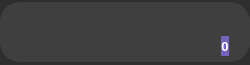
<?xml version="1.0" encoding="UTF-8"?>
<ui version="4.0">
 <class>Chat</class>
 <widget class="QWidget" name="Chat">
  <property name="geometry">
   <rect>
    <x>0</x>
    <y>0</y>
    <width>250</width>
    <height>65</height>
   </rect>
  </property>
  <property name="minimumSize">
   <size>
    <width>250</width>
    <height>65</height>
   </size>
  </property>
  <property name="maximumSize">
   <size>
    <width>17777</width>
    <height>65</height>
   </size>
  </property>
  <property name="cursor">
   <cursorShape>PointingHandCursor</cursorShape>
  </property>
  <property name="windowTitle">
   <string>Form</string>
  </property>
  <property name="autoFillBackground">
   <bool>false</bool>
  </property>
  <property name="styleSheet">
   <string notr="true">QWidget#Chat{
	background-color: #2E2E2E;
}</string>
  </property>
  <layout class="QGridLayout" name="gridLayout">
   <property name="leftMargin">
    <number>0</number>
   </property>
   <property name="topMargin">
    <number>0</number>
   </property>
   <property name="rightMargin">
    <number>0</number>
   </property>
   <property name="bottomMargin">
    <number>0</number>
   </property>
   <item row="0" column="0">
    <widget class="QWidget" name="widget" native="true">
     <property name="maximumSize">
      <size>
       <width>16777215</width>
       <height>60</height>
      </size>
     </property>
     <property name="styleSheet">
      <string notr="true">QWidget{
	background-color: #3F3F3F;
	border-radius: 20px;
}</string>
     </property>
     <layout class="QGridLayout" name="gridLayout_2">
      <property name="leftMargin">
       <number>10</number>
      </property>
      <property name="topMargin">
       <number>0</number>
      </property>
      <property name="rightMargin">
       <number>15</number>
      </property>
      <property name="bottomMargin">
       <number>0</number>
      </property>
      <item row="1" column="0" colspan="3">
       <widget class="QLabel" name="mes_text">
        <property name="font">
         <font>
          <pointsize>10</pointsize>
          <weight>75</weight>
          <bold>true</bold>
         </font>
        </property>
        <property name="cursor">
         <cursorShape>PointingHandCursor</cursorShape>
        </property>
        <property name="styleSheet">
         <string notr="true">QLabel#mes_text{
	color: rgb(255, 255, 255);
}</string>
        </property>
        <property name="text">
         <string/>
        </property>
        <property name="alignment">
         <set>Qt::AlignLeading|Qt::AlignLeft|Qt::AlignTop</set>
        </property>
       </widget>
      </item>
      <item row="1" column="3">
       <spacer name="horizontalSpacer_2">
        <property name="orientation">
         <enum>Qt::Horizontal</enum>
        </property>
        <property name="sizeHint" stdset="0">
         <size>
          <width>40</width>
          <height>20</height>
         </size>
        </property>
       </spacer>
      </item>
      <item row="0" column="0">
       <spacer name="horizontalSpacer">
        <property name="orientation">
         <enum>Qt::Horizontal</enum>
        </property>
        <property name="sizeType">
         <enum>QSizePolicy::Minimum</enum>
        </property>
        <property name="sizeHint" stdset="0">
         <size>
          <width>40</width>
          <height>20</height>
         </size>
        </property>
       </spacer>
      </item>
      <item row="1" column="4">
       <widget class="QWidget" name="widget_2" native="true">
        <property name="minimumSize">
         <size>
          <width>0</width>
          <height>25</height>
         </size>
        </property>
        <property name="maximumSize">
         <size>
          <width>16777215</width>
          <height>25</height>
         </size>
        </property>
        <property name="styleSheet">
         <string notr="true">QLabel#new_mes{
	background-color: #3F3F3F;
	border-radius: 10px;
}</string>
        </property>
        <layout class="QGridLayout" name="gridLayout_3">
         <property name="leftMargin">
          <number>0</number>
         </property>
         <property name="topMargin">
          <number>0</number>
         </property>
         <property name="rightMargin">
          <number>0</number>
         </property>
         <property name="bottomMargin">
          <number>0</number>
         </property>
         <item row="0" column="0">
          <widget class="QLabel" name="new_mes">
           <property name="sizePolicy">
            <sizepolicy hsizetype="Minimum" vsizetype="Minimum">
             <horstretch>0</horstretch>
             <verstretch>0</verstretch>
            </sizepolicy>
           </property>
           <property name="minimumSize">
            <size>
             <width>0</width>
             <height>0</height>
            </size>
           </property>
           <property name="maximumSize">
            <size>
             <width>1677777</width>
             <height>20</height>
            </size>
           </property>
           <property name="font">
            <font>
             <pointsize>10</pointsize>
             <weight>75</weight>
             <bold>true</bold>
            </font>
           </property>
           <property name="cursor">
            <cursorShape>PointingHandCursor</cursorShape>
           </property>
           <property name="styleSheet">
            <string notr="true">QLabel#new_mes{
	color: rgb(255, 255, 255);
	background-color: #7563BB;
	
}</string>
           </property>
           <property name="text">
            <string>0</string>
           </property>
           <property name="alignment">
            <set>Qt::AlignCenter</set>
           </property>
          </widget>
         </item>
        </layout>
       </widget>
      </item>
      <item row="0" column="1" colspan="5">
       <widget class="QLabel" name="user_nick">
        <property name="sizePolicy">
         <sizepolicy hsizetype="Expanding" vsizetype="Fixed">
          <horstretch>0</horstretch>
          <verstretch>0</verstretch>
         </sizepolicy>
        </property>
        <property name="font">
         <font>
          <pointsize>10</pointsize>
          <weight>75</weight>
          <bold>true</bold>
         </font>
        </property>
        <property name="cursor">
         <cursorShape>PointingHandCursor</cursorShape>
        </property>
        <property name="styleSheet">
         <string notr="true">QLabel#user_nick{
	color: rgb(255, 255, 255);
}</string>
        </property>
        <property name="text">
         <string/>
        </property>
        <property name="textFormat">
         <enum>Qt::AutoText</enum>
        </property>
        <property name="alignment">
         <set>Qt::AlignRight|Qt::AlignTrailing|Qt::AlignVCenter</set>
        </property>
       </widget>
      </item>
     </layout>
    </widget>
   </item>
  </layout>
 </widget>
 <resources/>
 <connections/>
</ui>
